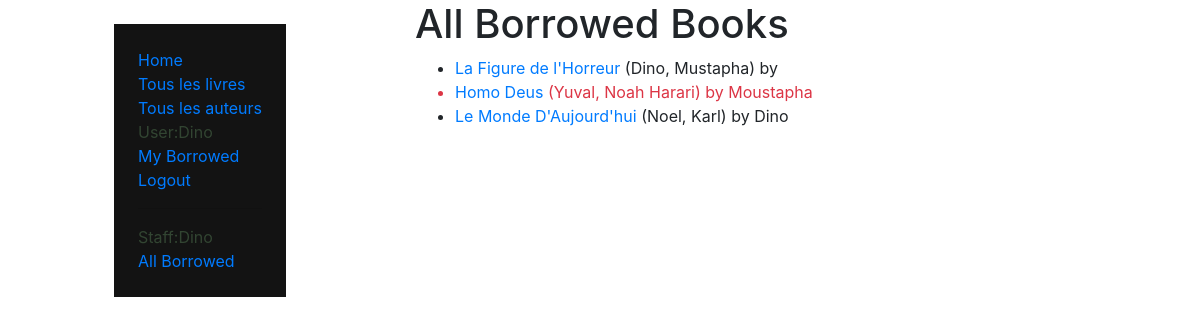
Screenshot of /catalog/borrowed/ (signed in) with the database file from the repository.
### Catalog/models.py (models this page shows, shortened)
class BookInstance(models.Model):
    borrower = models.ForeignKey(User, on_delete=models.SET_NULL, blank=True, null=True)
    id = models.UUIDField(primary_key=True, default=uuid.uuid4, help_text='Unique ID pour ce livre particulier')
    book = models.ForeignKey('Book', on_delete=models.CASCADE, null=True)
    imprint = models.CharField(max_length=200)
    due_back = models.DateField(null=True, blank=True)
    LOAN_STATUS = (
        ('m', 'Maintenance'),
        ('o', 'On loan'),
        ('a', 'Available'),
        ('r', 'Reserved'),
    )
    status = models.CharField(
        max_length=1,
        choices=LOAN_STATUS,
        blank=True,
        default='m',
        help_text='Livres disponibles'
    )
    class Meta:
        ordering = ['due_back']
        permissions = (('can_mark_returned', 'Set book as returned'),)
    @property
    def is_overdue(self):
        if self.due_back and date.today() > self.due_back:
            return True
        return False

class Book(models.Model):
    title = models.CharField(max_length=100)
    author = models.ForeignKey('Author', on_delete=models.CASCADE, null=True)
    summary = models.TextField(max_length=1000, help_text="Entrer une breve description du livre")
    isbn = models.CharField('ISBN', max_length=13, help_text="Saisir le numero ISBN du livre")
    genre = models.ManyToManyField('Genre', help_text="Saisir le genre litteraire du livre")
    language = models.ForeignKey('Language', on_delete=models.SET_NULL, null=True)
    def display_genre(self):
        return ' , '.join(genre.name for genre in self.genre.all()[:3])
    display_genre.short_description = 'Genre'

class Author(models.Model):
    first_name = models.CharField(max_length=150)
    last_name = models.CharField(max_length=150)
    date_of_birth = models.DateField(null=True, blank=True)
    date_of_death = models.DateField('Died', blank=True, null=True)
    class Meta:
        ordering = ['last_name', 'first_name']
    def __str__(self):
        return f'{self.last_name}, {self.first_name}'

### Catalog/views.py (the view)
# urls.py: path('borrowed/', views.AllBookUsersBorrowed.as_view(), name='all-borrowed'),
class AllBookUsersBorrowed(LoginRequiredMixin, ListView):
    models = BookInstance
    template_name = "catalog/bookinstance_user_borrowed.html"
    paginate_by = 3
    def get_queryset(self):
        return BookInstance.objects.filter(status__exact='o')

### Catalog/templates/catalog/bookinstance_user_borrowed.html
{% extends "base.html" %}
{% block content %}
    <h1>All Borrowed Books</h1>
    {% if bookinstance_list %}
    <ul>
        {% for bookinst in bookinstance_list %}
        <li class="{% if bookinst.is_overdue %}text-danger{% endif %}">
          <a href="{% url 'Catalog:book-detail' bookinst.book.pk %}">{{bookinst.book.title}}</a> ({{ bookinst.book.author }})
          by {{bookinst.borrower.username}}
        </li>
        {% endfor %}
    </ul>
    {% else %}
      <p>There are no books borrowed.</p>
    {% endif %}
{% endblock %}

### Catalog/templates/base.html (shortened to what this page needs)
<!DOCTYPE html>
<html lang="en">
<head>
  <link rel="stylesheet" href="https://stackpath.bootstrapcdn.com/bootstrap/4.1.3/css/bootstrap.min.css">
  {% load static %}
  <link rel="stylesheet" type="text/css" href="{% static 'css/style.css' %}">
</head>
<body>
  <div class="container-fluid">
    <div class="row">
        <div class="col-lg-4 sidebar">
          {% block sidebar %}
           <ul class="sidebar-nav">
              <li><a href="{% url 'Catalog:index' %}">Home</a></li>
              <li><a href="{% url 'Catalog:books' %}">Tous les livres</a></li>
              <li><a href="{% url 'Catalog:authors' %}">Tous les auteurs</a></li>
              {% if user.is_authenticated %}
              <li>User:{{ user.get_username }}</li>
              <li><a href="{% url 'Catalog:my-borrowed' %}">My Borrowed</a></li>
              <li><a href="{% url 'logout' %}?next={{request.path}}">Logout</a></li>
              {% else %}
              <li><a href="{% url 'login' %}?next={{request.path }}">Login</a></li>
              {% endif %}
              <hr>
              {% if user.is_staff %}
              <li>Staff:{{ user.get_username }}</li>
              <li><a href="{% url 'Catalog:all-borrowed' %}?next={{request.path}}">All Borrowed</a></li>
              {% endif %}
           </ul>
          {% endblock %}
        </div>
        <div class="col-sm-8 ">
            {% block content %}
            {% endblock %}
        </div>
    </div>
  </div>
</body>
</html>

### Catalog/static/css/style.css (style rules this page uses)
.sidebar { display: flex; align-items: center; justify-content: center; height: 100%; padding: 1.5rem !important; }
.sidebar-nav { display: block; align-items: center; justify-content: center; padding: 1.5rem; background-color: #131313; }
.sidebar-nav li { text-decoration: none; list-style: none; color: #324532; }

### rows the page displays
BookInstance: book "La Figure de l'Horreur", book.author "Dino, Mustapha"
BookInstance: book "Homo Deus", book.author "Yuval, Noah Harari", borrower.username "Moustapha"
BookInstance: book "Le Monde D'Aujourd'hui", book.author "Noel, Karl", borrower.username "Dino"

### other values shown
{{ user.get_username }} "Dino"
